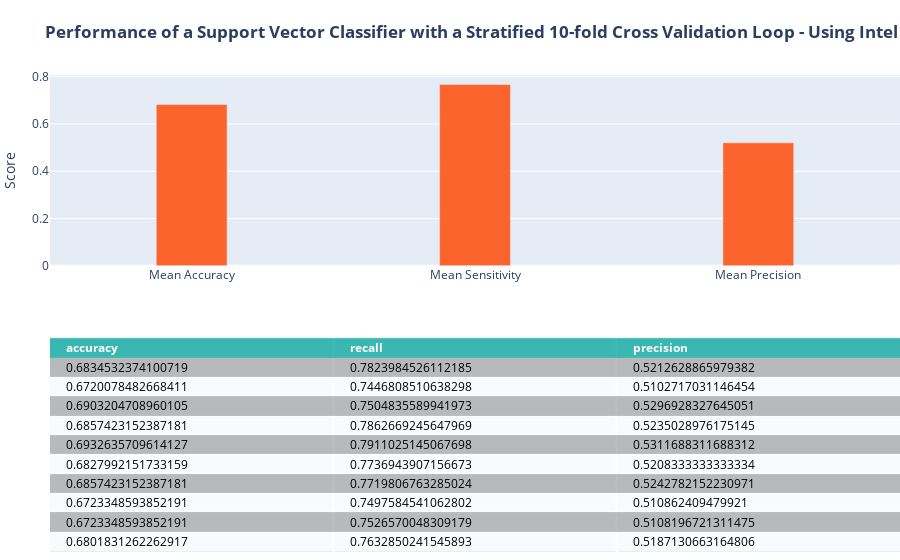

Notebook code for this chart:
### Markdown cell above
#### SVC

### Code cell
cellTitle = '<b>Performance of a Support Vector Classifier with a Stratified 10-fold Cross Validation Loop - Using Intel Extension for ScitKit-Learn for speed</b>'
from sklearnex import patch_sklearn
patch_sklearn()

from sklearn.svm import SVC

svmScore = []
svm_clf = SVC(kernel='rbf', gamma='auto')
for train,test in skf.split(X_mat,y):
    svm_clf.fit(X_mat[train],y.values.ravel()[train])
    y_hat = svm_clf.predict(X_mat[test])
    
    cm = confusion_matrix(y.loc[test],y_hat, labels=[1,0])
    svmScore.append({'accuracy':(cm[0,0]+cm[1,1])/sum(cm.ravel()),
                'recall':cm[0,0]/(cm[0,0]+cm[0,1]),
                'precision':cm[0,0]/(cm[0,0]+cm[1,0])})
svmScore = pd.DataFrame(svmScore)
svmFig = plotMetrics(nbScore, cellTitle)
svmFig.show()

### Figure 1 — Plotly figure (JSON) as saved in the notebook; plotly's stock layout.template omitted (floating-point values rounded to 4 significant figures)
{"data": [{"colorscale": [[0, "#00A699"], [0.5, "#a9a9a9"], [1, "#ffffff"]], "hoverinfo": "none", "opacity": 0.75, "showscale": false, "type": "heatmap", "z": [[0, 0, 0], [0.5, 0.5, 0.5], [1, 1, 1], [0.5, 0.5, 0.5], [1, 1, 1], [0.5, 0.5, 0.5], [1, 1, 1], [0.5, 0.5, 0.5], [1, 1, 1], [0.5, 0.5, 0.5], [1, 1, 1]]}, {"marker": {"color": "#FC642D"}, "type": "bar", "width": 0.25, "x": ["Mean Accuracy", "Mean Sensitivity", "Mean Precision"], "xaxis": "x2", "y": [0.6818, 0.7666, 0.5201], "yaxis": "y2"}], "layout": {"annotations": [{"align": "left", "font": {"color": "#ffffff"}, "showarrow": false, "text": "<b>accuracy</b>", "x": -0.45, "xanchor": "left", "xref": "x", "y": 0, "yref": "y"}, {"align": "left", "font": {"color": "#ffffff"}, "showarrow": false, "text": "<b>recall</b>", "x": 0.55, "xanchor": "left", "xref": "x", "y": 0, "yref": "y"}, {"align": "left", "font": {"color": "#ffffff"}, "showarrow": false, "text": "<b>precision</b>", "x": 1.55, "xanchor": "left", "xref": "x", "y": 0, "yref": "y"}, {"align": "left", "font": {"color": "#000000"}, "showarrow": false, "text": "0.6834532374100719", "x": -0.45, "xanchor": "left", "xref": "x", "y": 1, "yref": "y"}, {"align": "left", "font": {"color": "#000000"}, "showarrow": false, "text": "0.7823984526112185", "x": 0.55, "xanchor": "left", "xref": "x", "y": 1, "yref": "y"}, {"align": "left", "font": {"color": "#000000"}, "showarrow": false, "text": "0.5212628865979382", "x": 1.55, "xanchor": "left", "xref": "x", "y": 1, "yref": "y"}, {"align": "left", "font": {"color": "#000000"}, "showarrow": false, "text": "0.6720078482668411", "x": -0.45, "xanchor": "left", "xref": "x", "y": 2, "yref": "y"}, {"align": "left", "font": {"color": "#000000"}, "showarrow": false, "text": "0.7446808510638298", "x": 0.55, "xanchor": "left", "xref": "x", "y": 2, "yref": "y"}, {"align": "left", "font": {"color": "#000000"}, "showarrow": false, "text": "0.5102717031146454", "x": 1.55, "xanchor": "left", "xref": "x", "y": 2, "yref": "y"}, {"align": "left", "font": {"color": "#000000"}, "showarrow": false, "text": "0.6903204708960105", "x": -0.45, "xanchor": "left", "xref": "x", "y": 3, "yref": "y"}, {"align": "left", "font": {"color": "#000000"}, "showarrow": false, "text": "0.7504835589941973", "x": 0.55, "xanchor": "left", "xref": "x", "y": 3, "yref": "y"}, {"align": "left", "font": {"color": "#000000"}, "showarrow": false, "text": "0.5296928327645051", "x": 1.55, "xanchor": "left", "xref": "x", "y": 3, "yref": "y"}, {"align": "left", "font": {"color": "#000000"}, "showarrow": false, "text": "0.6857423152387181", "x": -0.45, "xanchor": "left", "xref": "x", "y": 4, "yref": "y"}, {"align": "left", "font": {"color": "#000000"}, "showarrow": false, "text": "0.7862669245647969", "x": 0.55, "xanchor": "left", "xref": "x", "y": 4, "yref": "y"}, {"align": "left", "font": {"color": "#000000"}, "showarrow": false, "text": "0.5235028976175145", "x": 1.55, "xanchor": "left", "xref": "x", "y": 4, "yref": "y"}, {"align": "left", "font": {"color": "#000000"}, "showarrow": false, "text": "0.6932635709614127", "x": -0.45, "xanchor": "left", "xref": "x", "y": 5, "yref": "y"}, {"align": "left", "font": {"color": "#000000"}, "showarrow": false, "text": "0.7911025145067698", "x": 0.55, "xanchor": "left", "xref": "x", "y": 5, "yref": "y"}, {"align": "left", "font": {"color": "#000000"}, "showarrow": false, "text": "0.5311688311688312", "x": 1.55, "xanchor": "left", "xref": "x", "y": 5, "yref": "y"}, {"align": "left", "font": {"color": "#000000"}, "showarrow": false, "text": "0.6827992151733159", "x": -0.45, "xanchor": "left", "xref": "x", "y": 6, "yref": "y"}, {"align": "left", "font": {"color": "#000000"}, "showarrow": false, "text": "0.7736943907156673", "x": 0.55, "xanchor": "left", "xref": "x", "y": 6, "yref": "y"}, {"align": "left", "font": {"color": "#000000"}, "showarrow": false, "text": "0.5208333333333334", "x": 1.55, "xanchor": "left", "xref": "x", "y": 6, "yref": "y"}, {"align": "left", "font": {"color": "#000000"}, "showarrow": false, "text": "0.6857423152387181", "x": -0.45, "xanchor": "left", "xref": "x", "y": 7, "yref": "y"}, {"align": "left", "font": {"color": "#000000"}, "showarrow": false, "text": "0.7719806763285024", "x": 0.55, "xanchor": "left", "xref": "x", "y": 7, "yref": "y"}, {"align": "left", "font": {"color": "#000000"}, "showarrow": false, "text": "0.5242782152230971", "x": 1.55, "xanchor": "left", "xref": "x", "y": 7, "yref": "y"}, {"align": "left", "font": {"color": "#000000"}, "showarrow": false, "text": "0.6723348593852191", "x": -0.45, "xanchor": "left", "xref": "x", "y": 8, "yref": "y"}, {"align": "left", "font": {"color": "#000000"}, "showarrow": false, "text": "0.7497584541062802", "x": 0.55, "xanchor": "left", "xref": "x", "y": 8, "yref": "y"}, {"align": "left", "font": {"color": "#000000"}, "showarrow": false, "text": "0.510862409479921", "x": 1.55, "xanchor": "left", "xref": "x", "y": 8, "yref": "y"}, {"align": "left", "font": {"color": "#000000"}, "showarrow": false, "text": "0.6723348593852191", "x": -0.45, "xanchor": "left", "xref": "x", "y": 9, "yref": "y"}, {"align": "left", "font": {"color": "#000000"}, "showarrow": false, "text": "0.7526570048309179", "x": 0.55, "xanchor": "left", "xref": "x", "y": 9, "yref": "y"}, {"align": "left", "font": {"color": "#000000"}, "showarrow": false, "text": "0.5108196721311475", "x": 1.55, "xanchor": "left", "xref": "x", "y": 9, "yref": "y"}, {"align": "left", "font": {"color": "#000000"}, "showarrow": false, "text": "0.6801831262262917", "x": -0.45, "xanchor": "left", "xref": "x", "y": 10, "yref": "y"}, {"align": "left", "font": {"color": "#000000"}, "showarrow": false, "text": "0.7632850241545893", "x": 0.55, "xanchor": "left", "xref": "x", "y": 10, "yref": "y"}, {"align": "left", "font": {"color": "#000000"}, "showarrow": false, "text": "0.5187130663164806", "x": 1.55, "xanchor": "left", "xref": "x", "y": 10, "yref": "y"}], "autosize": true, "margin": {"b": 0, "l": 50, "r": 0, "t": 75}, "title": {"text": "<b>Performance of a Support Vector Classifier with a Stratified 10-fold Cross Validation Loop - Using Intel Extension for ScitKit-Learn for speed</b>"}, "xaxis": {"autorange": true, "dtick": 1, "gridwidth": 2, "range": [-0.5, 2.5], "showticklabels": false, "tick0": -0.5, "ticks": "", "zeroline": false}, "xaxis2": {"anchor": "y2", "autorange": true, "range": [-0.5, 2.5], "type": "category"}, "yaxis": {"autorange": true, "domain": [0, 0.45], "dtick": 1, "gridwidth": 2, "range": [10.5, -0.5], "showticklabels": false, "tick0": 0.5, "ticks": "", "zeroline": false}, "yaxis2": {"anchor": "x2", "autorange": true, "domain": [0.6, 1], "range": [0, 0.807], "title": {"text": "Score"}, "type": "linear"}}}
